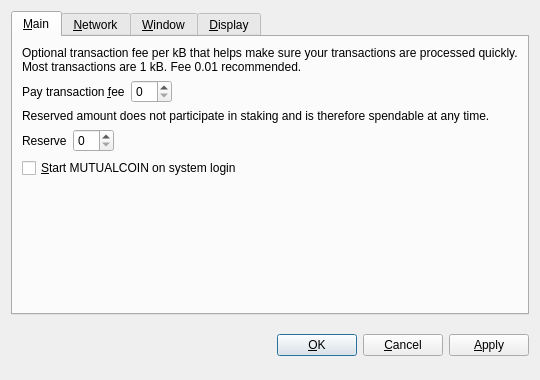
<?xml version="1.0" encoding="UTF-8"?>
<ui version="4.0">
 <class>OptionsDialog</class>
 <widget class="QDialog" name="OptionsDialog">
  <property name="geometry">
   <rect>
    <x>0</x>
    <y>0</y>
    <width>540</width>
    <height>380</height>
   </rect>
  </property>
  <property name="windowTitle">
   <string>Options</string>
  </property>
  <property name="modal">
   <bool>true</bool>
  </property>
  <layout class="QVBoxLayout" name="verticalLayout">
   <item>
    <widget class="QTabWidget" name="tabWidget">
     <property name="tabPosition">
      <enum>QTabWidget::North</enum>
     </property>
     <property name="currentIndex">
      <number>0</number>
     </property>
     <widget class="QWidget" name="tabMain">
      <attribute name="title">
       <string>&amp;Main</string>
      </attribute>
      <layout class="QVBoxLayout" name="verticalLayout_Main">
       <item>
        <widget class="QLabel" name="transactionFeeInfoLabel">
         <property name="text">
          <string>Optional transaction fee per kB that helps make sure your transactions are processed quickly. Most transactions are 1 kB. Fee 0.01 recommended.</string>
         </property>
         <property name="textFormat">
          <enum>Qt::PlainText</enum>
         </property>
         <property name="wordWrap">
          <bool>true</bool>
         </property>
        </widget>
       </item>
       <item>
        <layout class="QHBoxLayout" name="horizontalLayoutFee">
         <item>
          <widget class="QLabel" name="transactionFeeLabel">
           <property name="text">
            <string>Pay transaction &amp;fee</string>
           </property>
           <property name="textFormat">
            <enum>Qt::PlainText</enum>
           </property>
           <property name="buddy">
            <cstring>transactionFee</cstring>
           </property>
          </widget>
         </item>
         <item>
          <widget class="BitcoinAmountField" name="transactionFee"/>
         </item>
         <item>
          <spacer name="horizontalSpacerFee">
           <property name="orientation">
            <enum>Qt::Horizontal</enum>
           </property>
           <property name="sizeHint" stdset="0">
            <size>
             <width>40</width>
             <height>20</height>
            </size>
           </property>
          </spacer>
         </item>
        </layout>
       </item>
       <item>
        <widget class="QLabel" name="reserveBalanceInfoLabel">
         <property name="text">
          <string>Reserved amount does not participate in staking and is therefore spendable at any time.</string>
         </property>
         <property name="textFormat">
          <enum>Qt::PlainText</enum>
         </property>
         <property name="wordWrap">
          <bool>true</bool>
         </property>
        </widget>
       </item>
       <item>
        <layout class="QHBoxLayout" name="horizontalLayoutReserveBalance">
         <item>
          <widget class="QLabel" name="reserveBalanceLabel">
           <property name="text">
            <string>Reserve</string>
           </property>
           <property name="textFormat">
            <enum>Qt::PlainText</enum>
           </property>
           <property name="buddy">
            <cstring>reserveBalance</cstring>
           </property>
          </widget>
         </item>
         <item>
          <widget class="BitcoinAmountField" name="reserveBalance"/>
         </item>
         <item>
          <spacer name="horizontalSpacerReserveBalance">
           <property name="orientation">
            <enum>Qt::Horizontal</enum>
           </property>
           <property name="sizeHint" stdset="0">
            <size>
             <width>40</width>
             <height>20</height>
            </size>
           </property>
          </spacer>
         </item>
        </layout>
       </item>
       <item>
        <widget class="QCheckBox" name="bitcoinAtStartup">
         <property name="toolTip">
          <string>Automatically start MUTUALCOIN after logging in to the system.</string>
         </property>
         <property name="text">
          <string>&amp;Start MUTUALCOIN on system login</string>
         </property>
        </widget>
       </item>
       <item>
        <spacer name="verticalSpacer_Main">
         <property name="orientation">
          <enum>Qt::Vertical</enum>
         </property>
         <property name="sizeHint" stdset="0">
          <size>
           <width>20</width>
           <height>40</height>
          </size>
         </property>
        </spacer>
       </item>
      </layout>
     </widget>
     <widget class="QWidget" name="tabNetwork">
      <attribute name="title">
       <string>&amp;Network</string>
      </attribute>
      <layout class="QVBoxLayout" name="verticalLayout_Network">
       <item>
        <widget class="QCheckBox" name="mapPortUpnp">
         <property name="toolTip">
          <string>Automatically open the MUTUALCOIN client port on the router. This only works when your router supports UPnP and it is enabled.</string>
         </property>
         <property name="text">
          <string>Map port using &amp;UPnP</string>
         </property>
        </widget>
       </item>
       <item>
        <widget class="QCheckBox" name="connectSocks">
         <property name="toolTip">
          <string>Connect to the MUTUALCOIN network through a SOCKS proxy (e.g. when connecting through Tor).</string>
         </property>
         <property name="text">
          <string>&amp;Connect through SOCKS proxy:</string>
         </property>
        </widget>
       </item>
       <item>
        <layout class="QHBoxLayout" name="horizontalLayout_Network">
         <item>
          <widget class="QLabel" name="proxyIpLabel">
           <property name="text">
            <string>Proxy &amp;IP:</string>
           </property>
           <property name="textFormat">
            <enum>Qt::PlainText</enum>
           </property>
           <property name="buddy">
            <cstring>proxyIp</cstring>
           </property>
          </widget>
         </item>
         <item>
          <widget class="QValidatedLineEdit" name="proxyIp">
           <property name="maximumSize">
            <size>
             <width>140</width>
             <height>16777215</height>
            </size>
           </property>
           <property name="toolTip">
            <string>IP address of the proxy (e.g. 127.0.0.1)</string>
           </property>
          </widget>
         </item>
         <item>
          <widget class="QLabel" name="proxyPortLabel">
           <property name="text">
            <string>&amp;Port:</string>
           </property>
           <property name="textFormat">
            <enum>Qt::PlainText</enum>
           </property>
           <property name="buddy">
            <cstring>proxyPort</cstring>
           </property>
          </widget>
         </item>
         <item>
          <widget class="QLineEdit" name="proxyPort">
           <property name="maximumSize">
            <size>
             <width>55</width>
             <height>16777215</height>
            </size>
           </property>
           <property name="toolTip">
            <string>Port of the proxy (e.g. 9050)</string>
           </property>
          </widget>
         </item>
         <item>
          <widget class="QLabel" name="socksVersionLabel">
           <property name="text">
            <string>SOCKS &amp;Version:</string>
           </property>
           <property name="textFormat">
            <enum>Qt::PlainText</enum>
           </property>
           <property name="buddy">
            <cstring>socksVersion</cstring>
           </property>
          </widget>
         </item>
         <item>
          <widget class="QValueComboBox" name="socksVersion">
           <property name="toolTip">
            <string>SOCKS version of the proxy (e.g. 5)</string>
           </property>
          </widget>
         </item>
         <item>
          <spacer name="horizontalSpacer_Network">
           <property name="orientation">
            <enum>Qt::Horizontal</enum>
           </property>
           <property name="sizeHint" stdset="0">
            <size>
             <width>40</width>
             <height>20</height>
            </size>
           </property>
          </spacer>
         </item>
        </layout>
       </item>
       <item>
        <spacer name="verticalSpacer_Network">
         <property name="orientation">
          <enum>Qt::Vertical</enum>
         </property>
         <property name="sizeHint" stdset="0">
          <size>
           <width>20</width>
           <height>40</height>
          </size>
         </property>
        </spacer>
       </item>
      </layout>
     </widget>
     <widget class="QWidget" name="tabWindow">
      <attribute name="title">
       <string>&amp;Window</string>
      </attribute>
      <layout class="QVBoxLayout" name="verticalLayout_Window">
       <item>
        <widget class="QCheckBox" name="minimizeToTray">
         <property name="toolTip">
          <string>Show only a tray icon after minimizing the window.</string>
         </property>
         <property name="text">
          <string>&amp;Minimize to the tray instead of the taskbar</string>
         </property>
        </widget>
       </item>
       <item>
        <widget class="QCheckBox" name="minimizeOnClose">
         <property name="toolTip">
          <string>Minimize instead of exit the application when the window is closed. When this option is enabled, the application will be closed only after selecting Quit in the menu.</string>
         </property>
         <property name="text">
          <string>M&amp;inimize on close</string>
         </property>
        </widget>
       </item>
       <item>
        <spacer name="verticalSpacer_Window">
         <property name="orientation">
          <enum>Qt::Vertical</enum>
         </property>
         <property name="sizeHint" stdset="0">
          <size>
           <width>20</width>
           <height>40</height>
          </size>
         </property>
        </spacer>
       </item>
      </layout>
     </widget>
     <widget class="QWidget" name="tabDisplay">
      <attribute name="title">
       <string>&amp;Display</string>
      </attribute>
      <layout class="QVBoxLayout" name="verticalLayout_Display">
       <item>
        <layout class="QHBoxLayout" name="horizontalLayout_1_Display">
         <item>
          <widget class="QLabel" name="langLabel">
           <property name="text">
            <string>User Interface &amp;language:</string>
           </property>
           <property name="textFormat">
            <enum>Qt::PlainText</enum>
           </property>
           <property name="buddy">
            <cstring>lang</cstring>
           </property>
          </widget>
         </item>
         <item>
          <widget class="QValueComboBox" name="lang">
           <property name="toolTip">
            <string>The user interface language can be set here. This setting will take effect after restarting MUTUALCOIN.</string>
           </property>
          </widget>
         </item>
        </layout>
       </item>
       <item>
        <layout class="QHBoxLayout" name="horizontalLayout_2_Display">
         <item>
          <widget class="QLabel" name="unitLabel">
           <property name="text">
            <string>&amp;Unit to show amounts in:</string>
           </property>
           <property name="textFormat">
            <enum>Qt::PlainText</enum>
           </property>
           <property name="buddy">
            <cstring>unit</cstring>
           </property>
          </widget>
         </item>
         <item>
          <widget class="QValueComboBox" name="unit">
           <property name="toolTip">
            <string>Choose the default subdivision unit to show in the interface and when sending coins.</string>
           </property>
          </widget>
         </item>
        </layout>
       </item>
       <item>
        <widget class="QCheckBox" name="displayAddresses">
         <property name="toolTip">
          <string>Whether to show MUTUALCOIN addresses in the transaction list or not.</string>
         </property>
         <property name="text">
          <string>&amp;Display addresses in transaction list</string>
         </property>
        </widget>
       </item>
       <item>
        <widget class="QCheckBox" name="coinControlFeatures">
         <property name="toolTip">
          <string>Whether to show coin control features or not.</string>
         </property>
         <property name="text">
          <string>Display coin &amp;control features (experts only!)</string>
         </property>
        </widget>
       </item>
       <item>
        <spacer name="verticalSpacer_Display">
         <property name="orientation">
          <enum>Qt::Vertical</enum>
         </property>
         <property name="sizeHint" stdset="0">
          <size>
           <width>20</width>
           <height>40</height>
          </size>
         </property>
        </spacer>
       </item>
      </layout>
     </widget>
    </widget>
   </item>
   <item>
    <layout class="QHBoxLayout" name="horizontalLayout_Buttons">
     <item>
      <spacer name="horizontalSpacer_1">
       <property name="orientation">
        <enum>Qt::Horizontal</enum>
       </property>
       <property name="sizeHint" stdset="0">
        <size>
         <width>40</width>
         <height>48</height>
        </size>
       </property>
      </spacer>
     </item>
     <item>
      <widget class="QLabel" name="statusLabel">
       <property name="font">
        <font>
         <weight>75</weight>
         <bold>true</bold>
        </font>
       </property>
       <property name="text">
        <string/>
       </property>
       <property name="textFormat">
        <enum>Qt::PlainText</enum>
       </property>
       <property name="wordWrap">
        <bool>true</bool>
       </property>
      </widget>
     </item>
     <item>
      <spacer name="horizontalSpacer_2">
       <property name="orientation">
        <enum>Qt::Horizontal</enum>
       </property>
       <property name="sizeHint" stdset="0">
        <size>
         <width>40</width>
         <height>48</height>
        </size>
       </property>
      </spacer>
     </item>
     <item>
      <widget class="QPushButton" name="okButton">
       <property name="text">
        <string>&amp;OK</string>
       </property>
      </widget>
     </item>
     <item>
      <widget class="QPushButton" name="cancelButton">
       <property name="text">
        <string>&amp;Cancel</string>
       </property>
       <property name="autoDefault">
        <bool>false</bool>
       </property>
      </widget>
     </item>
     <item>
      <widget class="QPushButton" name="applyButton">
       <property name="text">
        <string>&amp;Apply</string>
       </property>
       <property name="autoDefault">
        <bool>false</bool>
       </property>
      </widget>
     </item>
    </layout>
   </item>
  </layout>
 </widget>
 <customwidgets>
  <customwidget>
   <class>BitcoinAmountField</class>
   <extends>QSpinBox</extends>
   <header>bitcoinamountfield.h</header>
  </customwidget>
  <customwidget>
   <class>QValueComboBox</class>
   <extends>QComboBox</extends>
   <header>qvaluecombobox.h</header>
  </customwidget>
  <customwidget>
   <class>QValidatedLineEdit</class>
   <extends>QLineEdit</extends>
   <header>qvalidatedlineedit.h</header>
  </customwidget>
 </customwidgets>
 <resources/>
 <connections/>
</ui>
